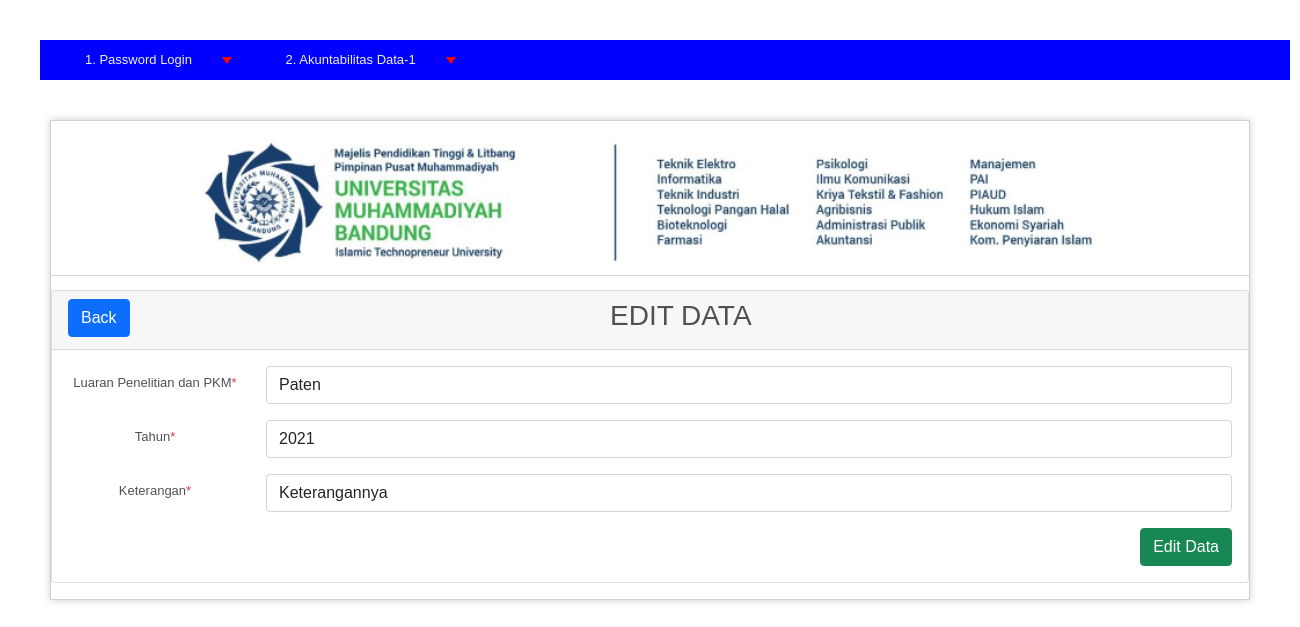
Page /index.php/C03_tb_3b71/edit/3 on the committed database.
### application/controllers/C03_tb_3b71.php (called while the page is built, shortened)
<?php
class C03_tb_3b71 extends CI_Controller
{
    public function __construct()
    {
        $this->load->model("M03_tb_3b71");
        $this->load->library('form_validation');
    }
    public function edit($id = null)
    {
        $M03_tb_3b71 = $this->M03_tb_3b71;
        $data["tb_3b71"] = $M03_tb_3b71->getById($id);
        $this->load->view("V03_tb-3b1_3b71/V03_tb_3b71_edit", $data);
    }
}

### index.php (called while the page is built, shortened)
<?php
require_once BASEPATH.'core/CodeIgniter.php';

### application/models/M03_tb_3b71.php (called while the page is built, shortened)
<?php defined('BASEPATH') OR exit('No direct script access allowed');
class M03_tb_3b71 extends CI_Model
{
    private $_table = "tb-3b7-1";
    public function getById($id)
    {
        return $this->db->get_where($this->_table, ["id" => $id])->row();
    }
}

### application/views/V03_tb-3b1_3b71/V03_tb_3b71_edit.php (the view, shortened to what this page needs)
<!doctype html>
<html lang="en">
  <head>
    <link href="https://cdn.jsdelivr.net/npm/bootstrap@5.1.3/dist/css/bootstrap.min.css" rel="stylesheet">
    <link href="https://cdnjs.cloudflare.com/ajax/libs/twitter-bootstrap/5.0.1/css/bootstrap.min.css" rel="stylesheet">
    <link href="https://cdn.datatables.net/1.11.4/css/dataTables.bootstrap5.min.css" rel="stylesheet">
    <link href="https://cdn.datatables.net/buttons/2.2.2/css/buttons.dataTables.min.css" rel="stylesheet">
  </head>
  <body>
    <div class="card mb-3">
        <div class="card-header">
            <a href="<?php echo site_url('/C03_tb_3b71/index') ?>" class="btn btn-primary float-start">Back</a> <h3>EDIT DATA</h3>
        </div>
        <div class="card-body">
            <form action="" method="post" enctype="multipart/form-data" >
                <div class="mb-3 row">
                    <label for="txt_luaran_penelitian_dan_pkm" class="col-sm-2 col-form-label">Luaran Penelitian dan PKM<span class="text-danger">*</span></label>
                    <div class="col-sm-10">
                        <select name="txt_luaran_penelitian_dan_pkm" class="form-control <?php echo form_error('txt_luaran_penelitian_dan_pkm') ? 'is-invalid':'' ?>" aria-label="Default select example">
                            <option value="1" <?= $tb_3b71->luaran_penelitian_dan_pkm == '1' ? 'selected' : '' ?> >Paten</option>
                        </select>
                    </div>
                </div>
                <div class="mb-3 row">
                    <label for="txt_tahun" class="col-sm-2 col-form-label">Tahun<span class="text-danger">*</span></label>
                    <div class="col-sm-10">
                        <input class="form-control <?php echo form_error('txt_tahun') ? 'is-invalid':'' ?>"
                                type="text" name="txt_tahun"
                                placeholder="Tahun"
                                value="<?= $tb_3b71->tahun?>" />
                    </div>
                </div>
                <div class="mb-3 row">
                    <label for="txt_keterangan" class="col-sm-2 col-form-label">Keterangan<span class="text-danger">*</span></label>
                    <div class="col-sm-10">
                        <input class="form-control <?php echo form_error('txt_keterangan') ? 'is-invalid':'' ?>"
                                type="text" name="txt_keterangan"
                                placeholder="Keterangan"
                                value="<?= $tb_3b71->keterangan?>" />
                    </div>
                </div>
                <input class="btn btn-success float-end" type="submit" name="btn" value="Edit Data" />
            </form>
        </div>
    </div>
  </body>
</html>

### css/background_01.css (style rules this page uses)
body { background-color: #fff; margin: 40px; font: 13px/20px normal Helvetica, Arial, sans-serif; color: #4F5155; }

### rows in the picture
tb-3b7-1: txt_luaran_penelitian_dan_pkm "Paten", txt_tahun "2021", txt_keterangan "Keterangannya"
